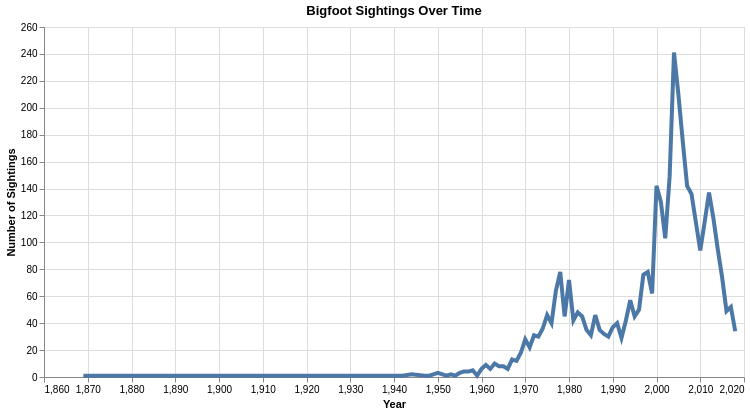

Notebook code for this chart:
### Markdown cell above
### 4-1. Adding Interactivity

I added a **slider** to let users choose the starting year and explore how the number of reported sightings changes over time.

### Code cell
# Create a slider to select the starting year
year_slider = alt.binding_range(                                #Referred to: https://altair-viz.github.io/altair-viz-v4/user_guide/interactions.html
    min=1869,
    max=2018,
    step=1,
    name="Start Year: "
)

# Set the initial year
year_param = alt.param(value=1869, bind=year_slider)            #Referred to: https://altair-viz.github.io/gallery/slider_cutoff.html

# Filter the chart based on the selected year                   #Referred to: https://altair-viz.github.io/user_guide/transform/filter.html
chart1_interactive = chart1.add_params(
    year_param
).transform_filter(
    alt.datum.year >= year_param
)

chart1_interactive

### Figure 1 — Vega-Lite specification as saved in the notebook (floating-point values rounded to 4 significant figures)
{"config": {"view": {"continuousWidth": 300, "continuousHeight": 300}}, "data": {"name": "data-8847db04955a73b463f649c43e6dc008"}, "mark": {"type": "line", "strokeWidth": 4}, "encoding": {"tooltip": [{"field": "year", "type": "quantitative"}, {"field": "count", "type": "quantitative"}], "x": {"field": "year", "title": "Year", "type": "quantitative"}, "y": {"field": "count", "title": "Number of Sightings", "type": "quantitative"}}, "height": 350, "params": [{"name": "param_1", "bind": {"input": "range", "max": 2018, "min": 1869, "name": "Start Year: ", "step": 1}, "value": 1869}], "title": "Bigfoot Sightings Over Time", "transform": [{"filter": "(datum.year >= param_1)"}], "width": 700, "$schema": "https://vega.github.io/schema/vega-lite/v5.20.1.json", "datasets": {"data-8847db04955a73b463f649c43e6dc008": [{"year": 1869.0, "count": 1}, {"year": 1921.0, "count": 1}, {"year": 1925.0, "count": 1}, {"year": 1930.0, "count": 1}, {"year": 1937.0, "count": 1}, {"year": 1938.0, "count": 1}, {"year": 1941.0, "count": 1}, {"year": 1942.0, "count": 1}, {"year": 1944.0, "count": 2}, {"year": 1947.0, "count": 1}, {"year": 1948.0, "count": 1}, {"year": 1949.0, "count": 2}, {"year": 1950.0, "count": 3}, {"year": 1952.0, "count": 1}, {"year": 1953.0, "count": 2}, {"year": 1954.0, "count": 1}, {"year": 1955.0, "count": 3}, {"year": 1956.0, "count": 4}, {"year": 1957.0, "count": 4}, {"year": 1958.0, "count": 5}, {"year": 1959.0, "count": 1}, {"year": 1960.0, "count": 6}, {"year": 1961.0, "count": 9}, {"year": 1962.0, "count": 6}, {"year": 1963.0, "count": 10}, {"year": 1964.0, "count": 8}, {"year": 1965.0, "count": 8}, {"year": 1966.0, "count": 6}, {"year": 1967.0, "count": 13}, {"year": 1968.0, "count": 12}, {"year": 1969.0, "count": 18}, {"year": 1970.0, "count": 28}, {"year": 1971.0, "count": 22}, {"year": 1972.0, "count": 31}, {"year": 1973.0, "count": 30}, {"year": 1974.0, "count": 36}, {"year": 1975.0, "count": 46}, {"year": 1976.0, "count": 40}, {"year": 1977.0, "count": 64}, {"year": 1978.0, "count": 78}, {"year": 1979.0, "count": 45}, {"year": 1980.0, "count": 72}, {"year": 1981.0, "count": 42}, {"year": 1982.0, "count": 48}, {"year": 1983.0, "count": 45}, {"year": 1984.0, "count": 35}, {"year": 1985.0, "count": 31}, {"year": 1986.0, "count": 46}, {"year": 1987.0, "count": 35}, {"year": 1988.0, "count": 32}, {"year": 1989.0, "count": 30}, {"year": 1990.0, "count": 37}, {"year": 1991.0, "count": 40}, {"year": 1992.0, "count": 29}, {"year": 1993.0, "count": 42}, {"year": 1994.0, "count": 57}, {"year": 1995.0, "count": 45}, {"year": 1996.0, "count": 50}, {"year": 1997.0, "count": 76}, {"year": 1998.0, "count": 78}, {"year": 1999.0, "count": 62}, {"year": 2000.0, "count": 142}, {"year": 2001.0, "count": 130}, {"year": 2002.0, "count": 103}, {"year": 2003.0, "count": 149}, {"year": 2004.0, "count": 241}, {"year": 2005.0, "count": 210}, {"year": 2006.0, "count": 175}, {"year": 2007.0, "count": 142}, {"year": 2008.0, "count": 136}, {"year": 2009.0, "count": 115}, {"year": 2010.0, "count": 94}, {"year": 2011.0, "count": 115}, {"year": 2012.0, "count": 137}, {"year": 2013.0, "count": 118}, {"year": 2014.0, "count": 95}, {"year": 2015.0, "count": 74}, {"year": 2016.0, "count": 49}, {"year": 2017.0, "count": 52}, {"year": 2018.0, "count": 34}]}}
